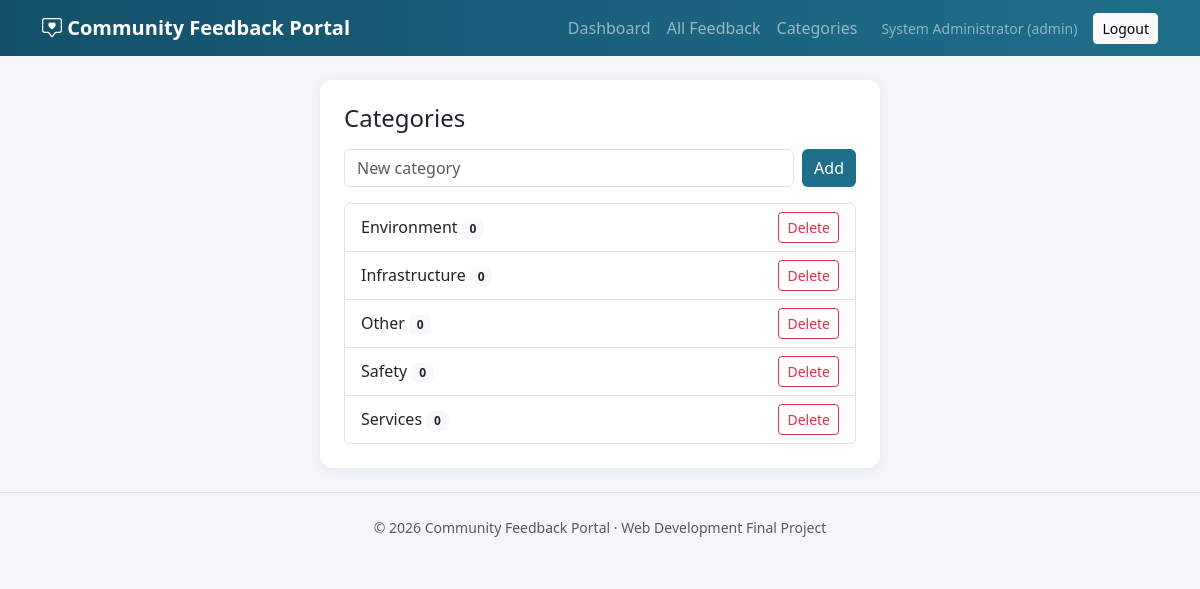
The app's page /categories.php (signed in) with its own data.
### tables this page shows
CREATE TABLE categories (
  id INT AUTO_INCREMENT PRIMARY KEY,
  name VARCHAR(60) NOT NULL UNIQUE
);

### functions.php (called while the page is built, shortened)
<?php
require_once __DIR__ . '/../config/database.php';
function e($v): string { return htmlspecialchars((string)$v, ENT_QUOTES, 'UTF-8'); }
function url(string $path = ''): string { return BASE_URL . '/' . ltrim($path, '/'); }
function is_logged_in(): bool { return isset($_SESSION['user_id']); }
function is_admin(): bool { return ($_SESSION['role'] ?? '') === 'admin'; }

### database.php (called while the page is built, shortened)
<?php
function ensure_schema(PDO $pdo): void {
    $adminPasswordHash = '$2y$10$BkUHll8Wc27m04E7nMEu1u9JJtAkcAPZiWTqmCQy1UODAUYMnZm1m';
}
function db(): PDO {
    static $pdo = null;
    $options = [
        PDO::ATTR_ERRMODE => PDO::ERRMODE_EXCEPTION,
        PDO::ATTR_DEFAULT_FETCH_MODE => PDO::FETCH_ASSOC,
        PDO::ATTR_EMULATE_PREPARES => false,
    ];
    try {
        $pdo = new PDO('mysql:host=' . DB_HOST . ';charset=utf8mb4', DB_USER, DB_PASS, $options);
        $pdo->exec('CREATE DATABASE IF NOT EXISTS `' . str_replace('`', '``', DB_NAME) . '` CHARACTER SET utf8mb4 COLLATE utf8mb4_unicode_ci');
        $pdo = new PDO('mysql:host=' . DB_HOST . ';dbname=' . DB_NAME . ';charset=utf8mb4', DB_USER, DB_PASS, $options);
    } catch (PDOException $e) {
        die('Database connection failed. Check config/config.php and verify MySQL is running.');
    }
    return $pdo;
}

### categories.php (the view, shortened to what this page needs)
<?php
require_once __DIR__ . '/../includes/functions.php';
$cats = db()->query('SELECT c.*, COUNT(f.id) n FROM categories c LEFT JOIN feedback f ON f.category_id = c.id
    GROUP BY c.id ORDER BY c.name')->fetchAll();
include __DIR__ . '/../includes/header.php';
?>
<div class="card p-4 mx-auto" style="max-width:560px">
  <h4 class="mb-3">Categories</h4>
  <form method="post" class="d-flex gap-2 mb-3"><?= csrf_field() ?><input type="hidden" name="action" value="add">
    <input name="name" class="form-control" placeholder="New category" maxlength="60" required>
    <button class="btn btn-brand">Add</button></form>
  <ul class="list-group">
  <?php foreach ($cats as $c): ?>
    <li class="list-group-item d-flex justify-content-between align-items-center">
      <span><?= e($c['name']) ?> <span class="badge bg-light text-dark"><?= (int)$c['n'] ?></span></span>
      <form method="post"><?= csrf_field() ?><input type="hidden" name="action" value="delete"><input type="hidden" name="id" value="<?= $c['id'] ?>">
        <button class="btn btn-sm btn-outline-danger" data-confirm="Delete this category?">Delete</button></form>
    </li>
  <?php endforeach; ?>
  </ul>
</div>
<?php include __DIR__ . '/../includes/footer.php'; ?>

### header.php (shortened to what this page needs)
<?php require_once __DIR__ . '/functions.php'; $flash = flash(); ?>
<!DOCTYPE html>
<html lang="en">
<head>
  <link href="https://cdn.jsdelivr.net/npm/bootstrap@5.3.3/dist/css/bootstrap.min.css" rel="stylesheet">
  <link href="https://cdn.jsdelivr.net/npm/bootstrap-icons@1.11.3/font/bootstrap-icons.min.css" rel="stylesheet">
  <link href="<?= url('assets/css/style.css') ?>" rel="stylesheet">
</head>
<body>
<nav class="navbar navbar-expand-lg navbar-dark app-nav">
  <div class="container">
    <a class="navbar-brand fw-semibold" href="<?= url(is_admin() ? 'admin/dashboard.php' : (is_logged_in() ? 'user/dashboard.php' : 'index.php')) ?>">
      <i class="bi bi-chat-square-heart"></i> <?= APP_NAME ?>
    </a>
    <div class="collapse navbar-collapse" id="nav">
      <ul class="navbar-nav ms-auto align-items-lg-center">
        <?php if (is_logged_in() && is_admin()): ?>
          <li class="nav-item"><a class="nav-link" href="<?= url('admin/dashboard.php') ?>">Dashboard</a></li>
          <li class="nav-item"><a class="nav-link" href="<?= url('admin/feedback.php') ?>">All Feedback</a></li>
          <li class="nav-item"><a class="nav-link" href="<?= url('admin/categories.php') ?>">Categories</a></li>
        <?php elseif (is_logged_in()): ?>
          <li class="nav-item"><a class="nav-link" href="<?= url('user/dashboard.php') ?>">My Dashboard</a></li>
          <li class="nav-item"><a class="nav-link" href="<?= url('user/submit.php') ?>">Submit Feedback</a></li>
        <?php endif; ?>
        <?php if (is_logged_in()): ?>
          <li class="nav-item ms-lg-3 text-white-50 small"><?= e($_SESSION['name']) ?> (<?= e($_SESSION['role']) ?>)</li>
          <li class="nav-item ms-lg-3"><a class="btn btn-sm btn-light" href="<?= url('auth/logout.php') ?>">Logout</a></li>
        <?php else: ?>
          <li class="nav-item"><a class="nav-link" href="<?= url('auth/login.php') ?>">Login</a></li>
          <li class="nav-item"><a class="btn btn-sm btn-light ms-lg-2" href="<?= url('auth/register.php') ?>">Register</a></li>
        <?php endif; ?>
      </ul>
    </div>
  </div>
</nav>
<main class="container py-4">

### footer.php (shortened to what this page needs)
</main>
<footer class="text-center text-muted small py-4 border-top">
  &copy; <?= date('Y') ?> <?= APP_NAME ?> &middot; Web Development Final Project
</footer>
</body>
</html>

### style.css (style rules this page uses)
:root { --brand: #1f6f8b; --brand-dark: #14506a; }
body { background: #f4f7fa; }
.app-nav { background: linear-gradient(90deg, var(--brand-dark), var(--brand)); }
.card { border: 0; box-shadow: 0 2px 10px rgba(20, 60, 90, .08); border-radius: .75rem; }
.btn-brand { background: var(--brand); color: #fff; border: 0; }

### records on screen
categories: name "Environment", n "0"
categories: name "Infrastructure", n "0"
categories: name "Other", n "0"
categories: name "Safety", n "0"
categories: name "Services", n "0"

### other values on screen
APP_NAME "Community Feedback Portal"
$_SESSION['name'] "System Administrator"
$_SESSION['role'] "admin"
